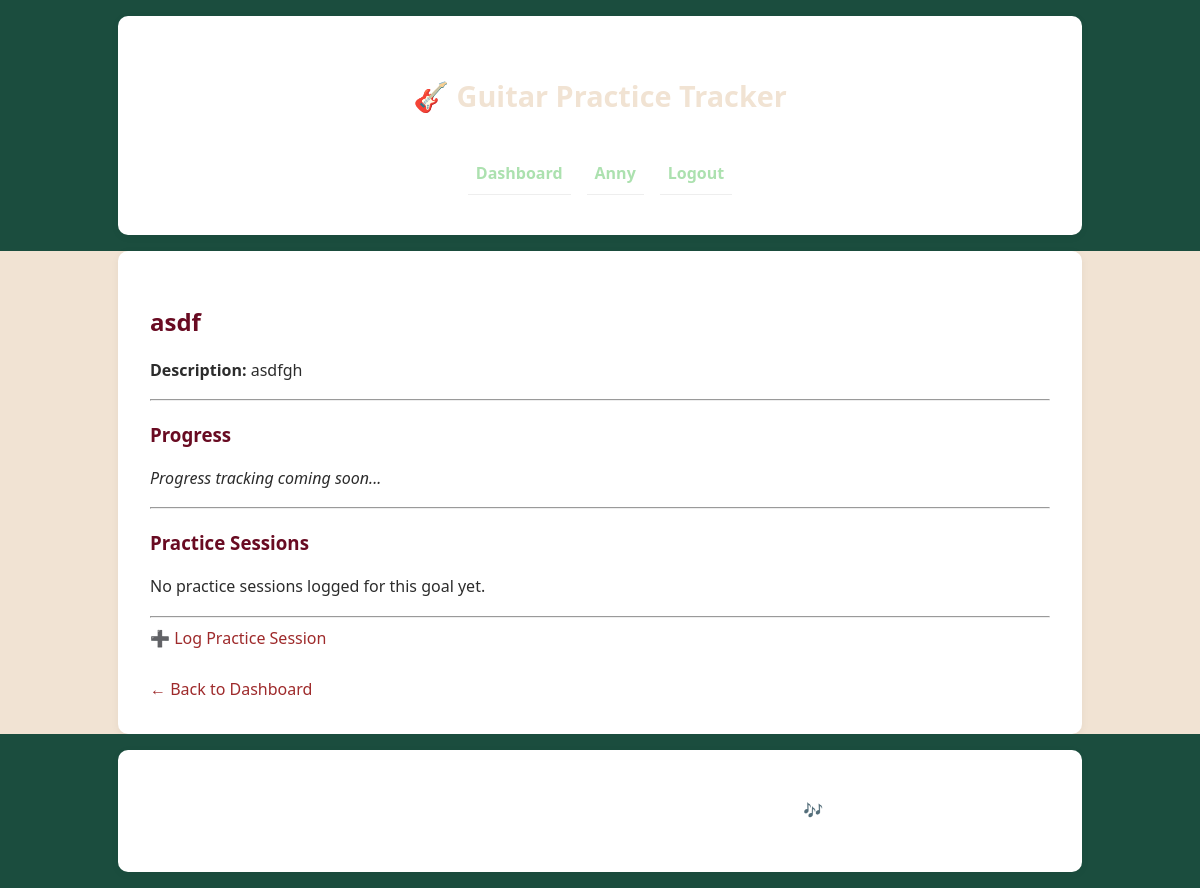
The app's page /practice/goal/7/ (signed in) with its own data.
### accounts/models.py (models this page shows)
class CustomUser(AbstractUser):
    pass

### practice/models.py (models this page shows, shortened)
class Goal(models.Model):
    user = models.ForeignKey(
        settings.AUTH_USER_MODEL,
        on_delete=models.CASCADE, related_name='goals'
    )
    title = models.CharField(max_length=100)
    description = models.TextField(blank=True)
    standard_goal = models.ForeignKey(
        StandardGoalDefinition,
        on_delete=models.SET_NULL, null=True, blank=True
    )
    created_at = models.DateTimeField(auto_now_add=True)
    target_date = models.DateField(null=True, blank=True)
    metrics = JSONField(
        null=True,
        blank=True,
        help_text='Dict of target values for selected metrics (e.g. {"tempo": 120, "mistakes": 0})'
    )
    def is_standard(self):
        return self.standard_goal is not None

### practice/views.py (the view)
# urls.py: path('goal/<int:pk>/', views.goal_detail, name='goal_detail'),
@login_required
def goal_detail(request, pk):
    goal = get_object_or_404(Goal, pk=pk, user=request.user)
    sessions = PracticeSession.objects.filter(goal=goal)
    return render(request, 'practice/goal_detail.html', {
        'goal': goal,
        'sessions': sessions
    })

### practice/templates/practice/goal_detail.html (shortened to what this page needs)
{% extends 'base.html' %}
{% block content %}
  <h2>{{ goal.title }}</h2>
  <p><strong>Description:</strong> {{ goal.description|default:"(No description)" }}</p>
  <hr>
  <h3>Progress</h3>
  <div>
    <p><em>Progress tracking coming soon...</em></p>
  </div>
  <hr>
  <h3>Practice Sessions</h3>
  {% if sessions %}
    <ul>
      {% for session in sessions %}
        <li>
          {{ session.date|date:"Y-m-d H:i" }} –
          {{ session.duration }} min –
          Tempo: {{ session.tempo|default:"-" }},
          Mistakes: {{ session.mistakes|default:"-" }},
          Accuracy: {{ session.accuracy|default:"-" }}%
          <br>
          Notes: {{ session.notes|default:"(none)" }}
        </li>
      {% endfor %}
    </ul>
  {% else %}
    <p>No practice sessions logged for this goal yet.</p>
  {% endif %}
  <hr>
  <a href="{% url 'create_session_for_goal' goal.id %}" class="btn btn-primary">➕ Log Practice Session</a>
  <br><br>
  <a href="{% url 'dashboard' %}">← Back to Dashboard</a>
{% endblock %}

### templates/base.html (shortened to what this page needs)
{% load static %}
<!DOCTYPE html>
<html lang="en">
<head>
    <link rel="stylesheet" href="{% static 'css/style.css' %}">
</head>
<body>
    <header class="site-header">
        <div class="container">
            <h1 class="logo"><a href="{% url 'home' %}">🎸 Guitar Practice Tracker</a></h1>
            <nav class="main-nav">
                <ul>
                    {% if user.is_authenticated %}
                        <li><a href="{% url 'dashboard' %}">Dashboard</a></li>
                        <li><a href="{% url 'profile' %}">{{ user.username }}</a></li>
                        <li><a href="{% url 'logout' %}">Logout</a></li>
                    {% else %}
                        <li><a href="{% url 'login' %}">Login</a></li>
                        <li><a href="{% url 'register' %}">Register</a></li>
                    {% endif %}
                </ul>
            </nav>
        </div>
    </header>
    <main class="container">
        {% block content %}{% endblock %}
    </main>
    <footer class="site-footer">
        <div class="container">
            <p>© 2025 Guitar Practice Tracker — Practice makes perfect 🎶</p>
        </div>
    </footer>
</body>
</html>

### static/css/style.css (style rules this page uses)
:root { --vintage-green: #1b4d3e; --surf-green: #ace1af; --vintage-cream: #f1e3d3; --auburn: #9e2a2b; --maroon: #690b22; --text-dark: #2c2c2c; --text-light: #ffffff; --font-sans: 'Segoe UI', Tahoma, Geneva, Verdana, sans-serif; }
body { margin: 0; font-family: var(--font-sans); background-color: var(--vintage-cream); color: var(--text-dark); line-height: 1.6; }
header, footer, .site-header, .site-footer { background-color: var(--vintage-green); color: var(--text-light); padding: 1rem; text-align: center; }
.site-header .container { display: flex; flex-direction: column; align-items: center; }
.logo a { color: var(--vintage-cream); font-size: 1.8rem; text-decoration: none; }
.main-nav ul { display: flex; gap: 1rem; justify-content: center; flex-wrap: wrap; margin: 0.5rem 0 0; padding: 0; list-style: none; }
.main-nav a { color: var(--surf-green); font-weight: bold; }
a { color: var(--auburn); text-decoration: none; }
.container { max-width: 900px; margin: 0 auto; padding: 2rem; background-color: #fff; box-shadow: 0 2px 8px rgba(0, 0, 0, 0.05); border-radius: 10px; }
h1, h2, h3 { color: var(--maroon); margin-bottom: 1rem; }
ul { list-style: none; padding-left: 0; }
ul li { margin: 0.5rem 0; padding: 0.5rem; border-bottom: 1px solid #eee; }

### records on screen
CustomUser: username "Anny"
Goal: title "asdf", description "asdfgh"
